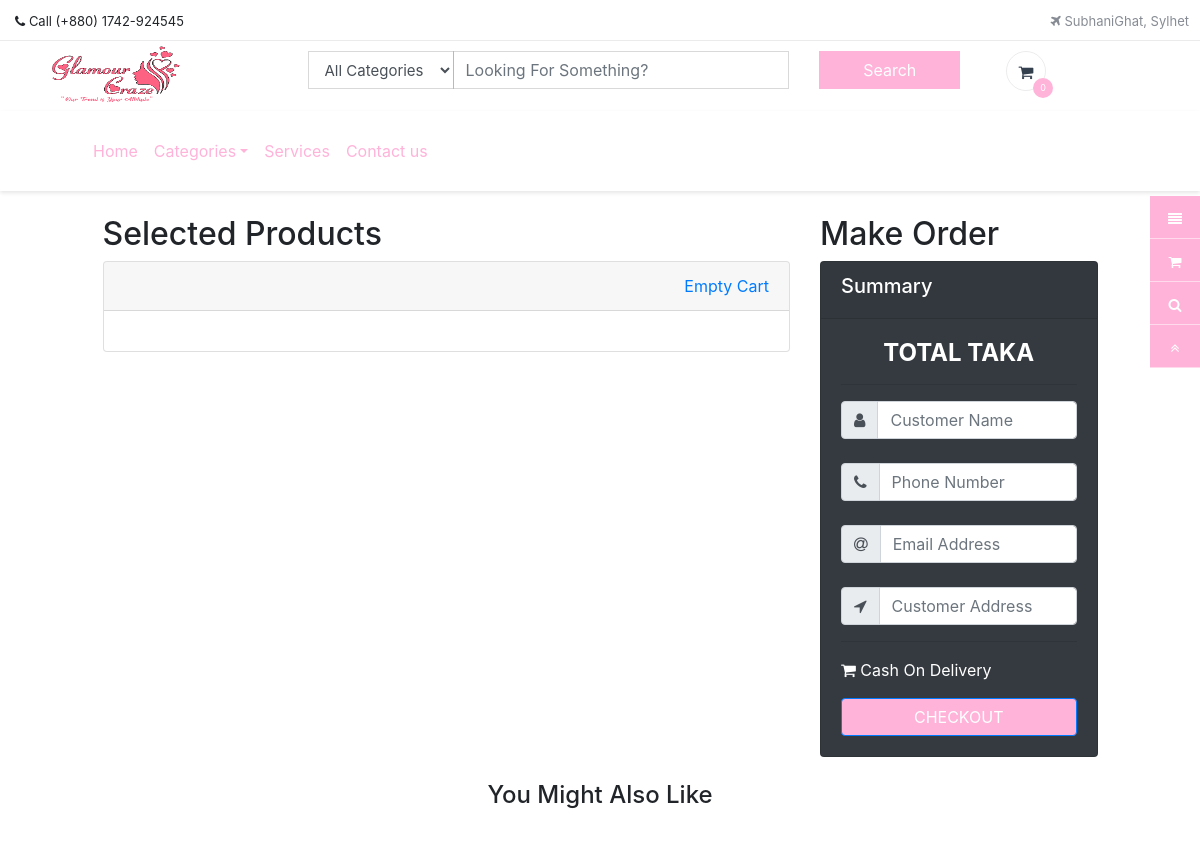
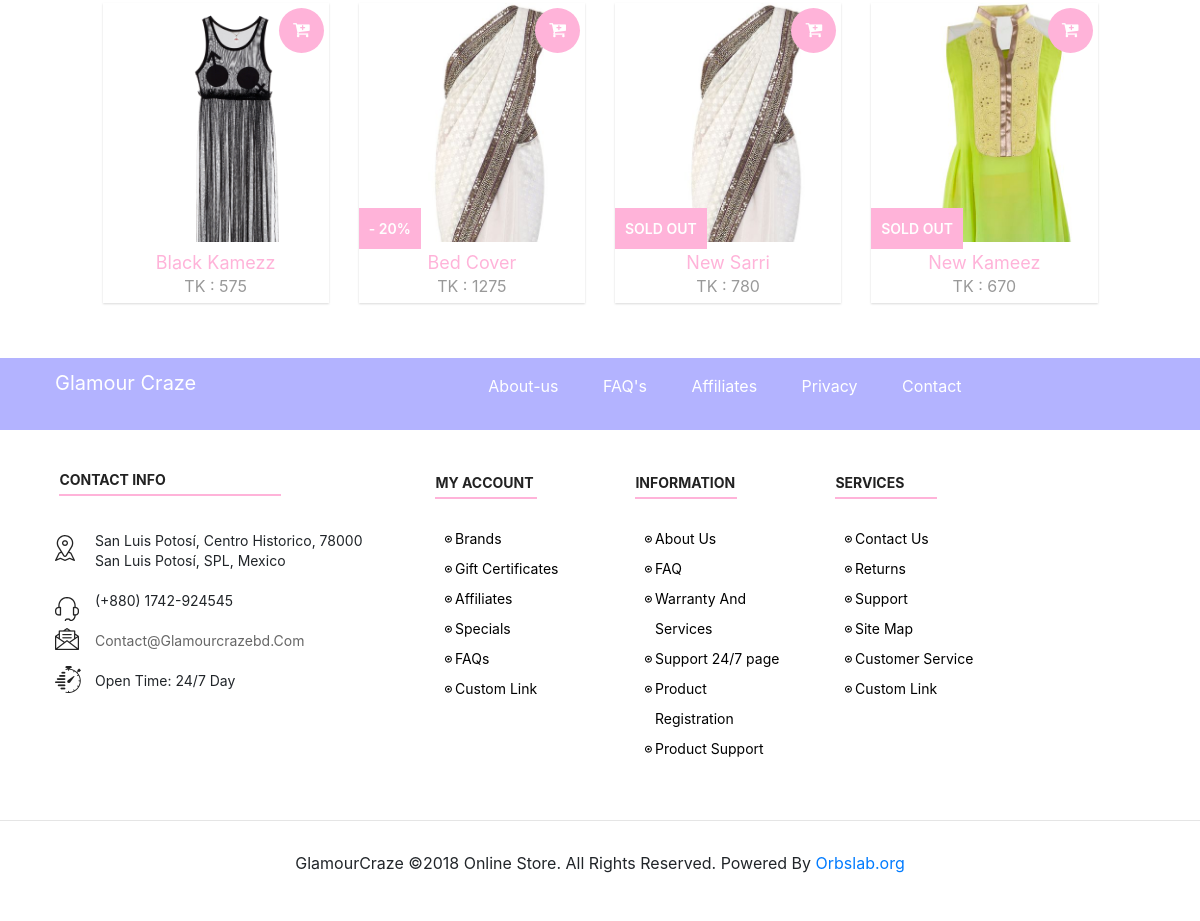
The app's page /cart.php with its own data (2 pictures, top to bottom).
### tables this page shows
CREATE TABLE IF NOT EXISTS `product_list` (
  `id` int(255) NOT NULL,
  `name` varchar(255) NOT NULL,
  `details` varchar(999) NOT NULL,
  `img` blob NOT NULL,
  `status` varchar(255) NOT NULL,
  `price` int(255) NOT NULL,
  `category` varchar(255) NOT NULL,
  `review` int(255) NOT NULL,
  `up_date` date NOT NULL
);

### cart.php (the view, shortened to what this page needs)
<?php
	include_once 'header.php';
?>
	<br><div class="row">
		<div class="col-md-1"></div>
		<div class="col-md-7">
			  <h2>Selected Products</h2>
			  <div class="card">
			    <div class="card-header">
			    	<div class="card-text text-right">
			    		<a href="ordersuccess.php">Empty Cart</a>
			    	</div>
			    </div>
			    <div class="card-body">
			    </div>
			  </div>
		</div>
		<div class="col-md-3">
			<h2>Make Order</h2>
			  <div class="card bg-dark text-white">
			    <div class="card-header">
			    	<h5>Summary</h5>
			    </div>
			    <div class="card-body">
			    	<h4 class="up text-center">Total <?php echo $total?> Taka</h4><hr>
			    	<form action="" method="post">
					    <div class="input-group">
					    	<div class="input-group-prepend">
					        	<span class="input-group-text">
					        		<i class="fa fa-user"></i>
					        	</span>
					      	</div>
					      	<input type="text" class="form-control" name="cname" placeholder="Customer Name" required>
					    </div><br>
					    <div class="input-group">
					    	<div class="input-group-prepend">
					        	<span class="input-group-text">
					        		<i class="fa fa-phone"></i>
					        	</span>
					      	</div>
					      	<input type="number" name="cphone" class="form-control" placeholder="Phone Number" required>
					    </div><br>
					    <div class="input-group">
					    	<div class="input-group-prepend">
					        	<span class="input-group-text">
					        		<i class="fa fa-at"></i>
					        	</span>
					      	</div>
					      	<input type="email" name="cemail" class="form-control" placeholder="Email Address">
					    </div><br>
					    <div class="input-group">
					    	<div class="input-group-prepend">
					        	<span class="input-group-text">
					        		<i class="fa fa-location-arrow"></i>
					        	</span>
					      	</div>
					      	<input type="text" name="cadd" class="form-control" placeholder="Customer Address" required>
					    </div><hr>
					    <p><i class="fa fa-shopping-cart"></i> Cash On Delivery</p>
					    <button type="submit" class="btn btn-primary btn-block" name="order">CHECKOUT</button>
					</form>
			    </div>
			  </div>
		</div>
		<div class="col-md-1"></div>
	</div><br>
	<div class="cart-rec">
        <center>
            <h4>You Might Also Like</h4>
        </center><br><br>
        <div class="row">
            <div class="col-md-1"></div>
            <div class="col-md-10">
                <div class="row best">
                    <?php
                        try {
                            $rec = $conn->prepare("SELECT * FROM product_list ORDER BY id DESC LIMIT 4");
                            $rec->execute();
                            if($rec->rowCount() > 0) {
                                while ($rec_row = $rec->fetch(PDO::FETCH_ASSOC)) {
                    ?>
                    <div class="col-md-3">
                        <div class="column">
                            <div class="post-module">
                                <div class="thumbnail">
                                    <div class="date">
                                        <a href="#0">
                                            <div class="day"><i class="fa fa-cart-plus" aria-hidden="true"></i></div>
                                        </a>
                                    </div>
                                    <img src="controller/<?php echo $rec_row['img']; ?>" class="img-responsive" alt="product">
                                </div>
                                <div class="post-content">
                                    <a href="productdetails.php?num=<?php echo $rec_row['id'];?>">
                                        <?php if($rec_row['status'] != '' && $rec_row['status'] != 'sold out') {?>
                                            <div class="category">- <?php echo $rec_row['status'];?>%</div>
                                        <?php   } else if($rec_row['status'] != '' && $rec_row['status'] == 'sold out') {?>
                                            <div class="category"><?php echo $rec_row['status'];?></div>
                                        <?php } ?>
                                        <h2 class="sub_title text-center"><?php echo $rec_row['name'];?></h2>
                                        <div class="post-meta text-center"><span class="timestamp">TK : <?php echo $rec_row['price'];?></span></div>
                                    </a>
                                </div>
                            </div>
                        </div>
                    </div>
                    <?php
                                }
                            }
                        } catch(PDOException $e) {
                            echo "Error: " . $e->getMessage();
                        }
                    ?>
                </div>
            </div>
            <div class="col-md-1"></div>
        </div>
    </div>
<?php
	include_once 'footer.php';
?>

### css/style.css (style rules this page uses)
body { width: 100%; height: 100%; font-family: "Source Sans Pro", "Helvetica Neue", Helvetica, Arial, sans-serif; overflow-x: hidden; margin: 0 auto; padding: 0 auto; }
html { width: 100%; height: 100%; }
.best .post-module { position: relative; z-index: 1; display: block; background: #FFFFFF; height: 300px; -webkit-box-shadow: 0px 1px 2px 0px rgba(0, 0, 0, 0.15); -moz-box-shadow: 0px 1px 2px 0px rgba(0, 0, 0, 0.15); box-shadow: 0px 1px 2px 0px rgba(0, 0, 0, 0.15); -webkit-transition: all 0.3s linear 0s; -moz-transition: all 0.3s linear 0s; -ms-transition: all 0.3s linear 0s; -o-transition: all 0.3s linear 0s; transition: all 0.3s linear 0s; margin-bottom: 15px; }
.best .post-module .thumbnail { background: #000000; height: 300px; overflow: hidden; padding: 0; }
.best .post-module .thumbnail .date { position: absolute; top: 5px; right: 5px; z-index: 1; background: #ffb3d9; width: 45px; height: 45px; padding: 6.5px 0; color: #FFFFFF; font-weight: 700; text-align: center; -webkit-box-sizing: border-box; -moz-box-sizing: border-box; box-sizing: border-box; border-radius: 100%; }
.best .post-module .thumbnail .date .day { font-size: 18px; line-height: 31px; color: #fff; }
.best .post-module .thumbnail img { display: block; width: 120%; -webkit-transition: all 0.3s linear 0s; -moz-transition: all 0.3s linear 0s; -ms-transition: all 0.3s linear 0s; -o-transition: all 0.3s linear 0s; transition: all 0.3s linear 0s; }
.best .post-module .post-content { position: absolute; bottom: 0; background: #FFFFFF; width: 100%; padding: 0 30px; -webkit-box-sizing: border-box; -moz-box-sizing: border-box; box-sizing: border-box; -webkit-transition: all 0.3s cubic-bezier(0.37, 0.75, 0.61, 1.05) 0s; -moz-transition: all 0.3s cubic-bezier(0.37, 0.75, 0.61, 1.05) 0s; -ms-transition: all 0.3s cubic-bezier(0.37, 0.75, 0.61, 1.05) 0s; -o-transition: all 0.3s cubic-bezier(0.37, 0.75, 0.61, 1.05) 0s; transition: all 0.3s cubic-bezier(0.37, 0.75, 0.61, 1.05) 0s; }
.best .post-module .post-content .category { position: absolute; top: -34px; left: 0; background: #ffb3d9; padding: 10px 10px; color: #fff; font-size: 14px; font-weight: 600; text-transform: uppercase; }
.best .post-module .post-content .sub_title { margin: 0; padding: 10px 0 0 0; color: #ffb3d9; font-size: 18px; font-weight: 400; }
.best .post-module .post-content .post-meta { margin: 0px 0px 5px; color: #999999; }
.best .post-module .post-content a { text-decoration: none; }
.row:after { content: ""; display: table; clear: both; }
.btn-primary { background-color: #ffb3d9 !important; text-align: center; border-color: #ffb3d9; }
.up { text-transform: uppercase; font-weight: 700; }

### records on screen
product_list: img (picture), name "Black Kamezz", price "575"
product_list: img (picture), status "20", name "Bed Cover", price "1275"
product_list: img (picture), status "SOLD OUT", name "New Sarri", price "780"
product_list: img (picture), status "SOLD OUT", name "New Kameez", price "670"

### other values on screen
sizeof($_SESSION['cart']) "0"
